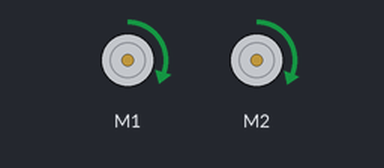
The sketch below on a simulated Arduino Uno, built with avr-gcc and run on an emulated ATmega328P. Shown: 2 × DC motor (green arrow = forward, orange = backward, longer = faster). What the sketch prints to the serial monitor is not drawn.

Above: at 0.1 s.
Timing chart, 0 to 1.6 s (numbered marks = the images above):
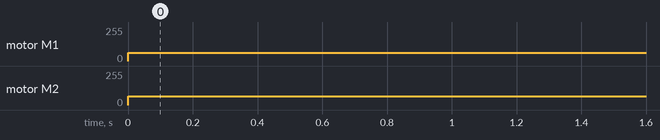

Measured:
- by itself, motor M1: stopped → forward 63/255 at 0.00 s
- by itself, motor M2: stopped → forward 65/255 at 0.00 s

The sketch:

test1.ino
```cpp
#include "DualVNH5019MotorShield.h"
 DualVNH5019MotorShield md;
 void stopIfFault()
 {
   if (md.getM1Fault())
   {
Serial.println("M1 fault");
while(1); }
  if (md.getM2Fault())
  {
    Serial.println("M2 fault");
while(1); }
}
void setup()
{
  Serial.begin(115200);
  Serial.println("Dual VNH5019 Motor Shield");
  md.init();
}
void loop()
{
  for (int i = 0; i <= 400; i++)
  {
    md.setM1Speed(100);
    stopIfFault();
    if (i%200 == 100)
    {
      Serial.print("M1 current: ");
      Serial.println(md.getM1CurrentMilliamps());
    }
    md.setM2Speed(102);
    stopIfFault();
    if (i%200 == 100)
    {
      Serial.print("M2 current: ");
      Serial.println(md.getM2CurrentMilliamps());
    }
delay(2);}
}
```
